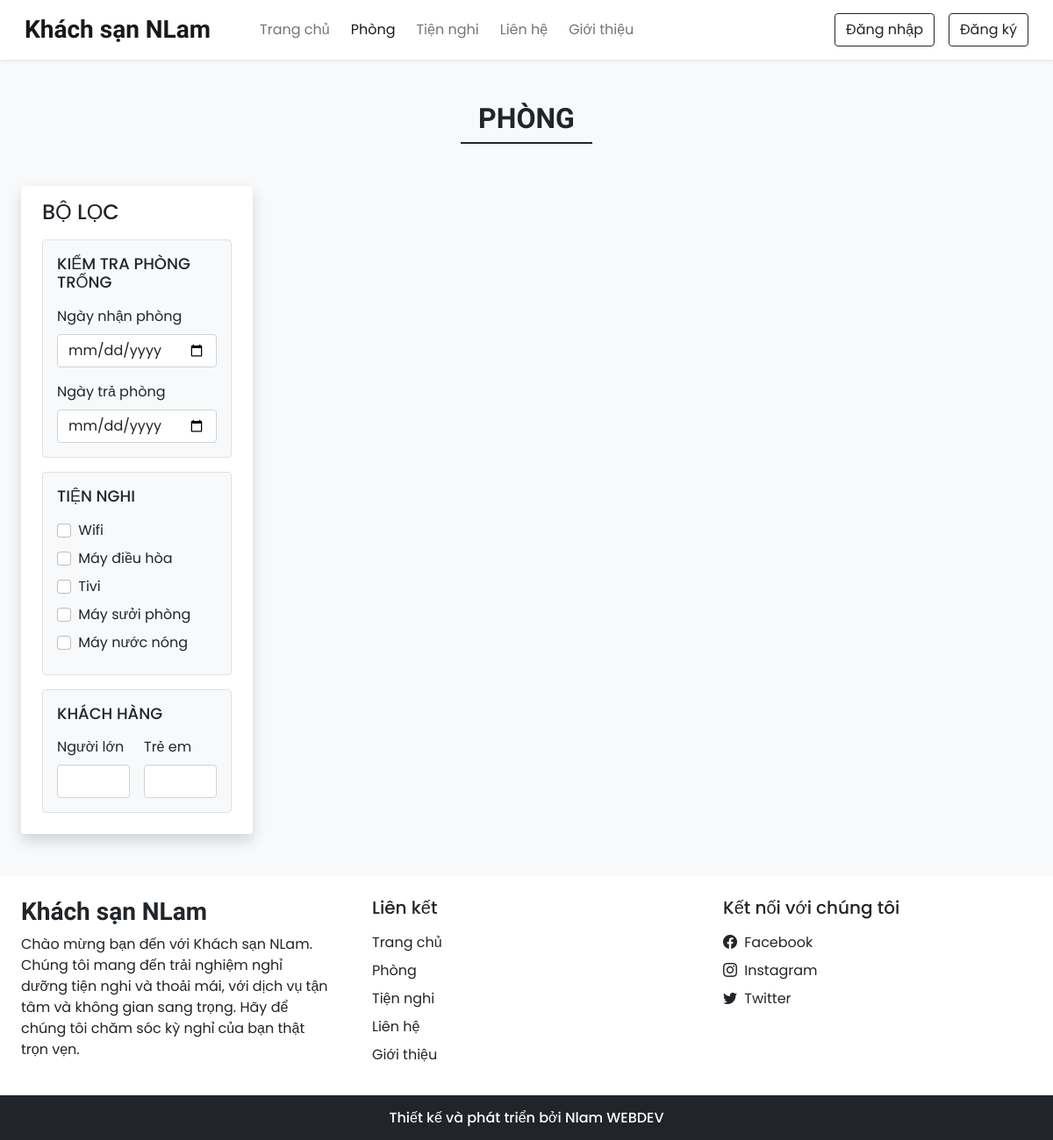
The page /rooms.php on the database its author committed.
### tables this page shows
CREATE TABLE `settings` (
  `sr_no` int(11) NOT NULL
  , `site_title` varchar(50) NOT NULL
  , `site_about` varchar(250) NOT NULL
  , `shutdown` tinyint(1) NOT NULL
);

CREATE TABLE `facilities` (
  `id` int(11) NOT NULL
  , `icon` varchar(100) NOT NULL
  , `name` varchar(50) NOT NULL
  , `description` varchar(250) NOT NULL
);

### admin/inc/db.config.php (called while the page is built, shortened)
<?php
function select($sql, $values, $datatypes)
{
    $conn = $GLOBALS['conn'];
    if ($stmt = mysqli_prepare($conn, $sql)) {
        mysqli_stmt_bind_param($stmt, $datatypes, ...$values);
        if (mysqli_stmt_execute($stmt)) {
            $res = mysqli_stmt_get_result($stmt);
            return $res;
        } else {
            mysqli_stmt_close($stmt);
            die("Không thể thực thi câu truy vấn - Select");
        }
    } else {
        die("Không thể chuẩn bị câu truy vấn - Select");
    }
}
function selectAll($table)
{
    $conn = $GLOBALS['conn'];
    $sql = "SELECT * FROM $table";
    $res = mysqli_query($conn, $sql);
    return $res;
}
?>

### rooms.php (the view, shortened to what this page needs)
<!DOCTYPE html>
<html lang="en">
<head>
    <?php require('inc/links.php'); ?>
</head>
<body class="bg-light">
    <?php
    require('inc/header.php');
    $checkin_default = "";
    $checkout_default = "";
    $adult_default = "";
    $children_default = "";
    ?>
    <div class="my-5 px-4">
        <h2 class="fw-bold h-font text-center">PHÒNG</h2>
        <div class="h-line bg-dark"></div>
    </div>
    <div class="container-fluid">
        <div class="row">
            <div class="col-lg-3 col-md-12 mb-lg-0 mb-4 ps-4">
                <nav class="navbar navbar-expand-lg navbar-light bg-white rounded shadow">
                    <div class="container-fluid flex-lg-column align-items-stretch">
                        <h4 class="mt-2">BỘ LỌC</h4>
                        <div class="collapse navbar-collapse flex-column align-items-stretch mt-2" id="filterDropdown">
                            <div class="border bg-light p-3 rounded mb-3">
                                <h5 class="d-flex align-items-center justify-content-between mb-3"
                                    style="font-size: 18px;">
                                    <span>KIỂM TRA PHÒNG TRỐNG</span>
                                </h5>
                                <label class="form-label">Ngày nhận phòng</label>
                                <input type="date" id="checkin" value="<?php echo $checkin_default ?>"
                                    onchange="chk_avail_filter()" class="form-control shadow-none mb-3">
                                <label class="form-label">Ngày trả phòng</label>
                                <input type="date" id="checkout" value="<?php echo $checkout_default ?>"
                                    onchange="chk_avail_filter()" class="form-control shadow-none">
                            </div>
                            <div class="border bg-light p-3 rounded mb-3">
                                <h5 class="d-flex align-items-center justify-content-between mb-3"
                                    style="font-size: 18px;">
                                    <span>TIỆN NGHI</span>
                                </h5>
                                <?php
                                $facilities_q = selectAll('facilities');
                                while ($row = mysqli_fetch_assoc($facilities_q)) {
                                    echo <<<facilities
                                            <div class="mb-2">
                                                <input type="checkbox" onclick="fetch_rooms()" name="facilities" value="{$row['id']}" class="form-check-input shadow-none me-1" id="{$row['id']}">
                                                <label class="form-check-label" for="{$row['id']}">{$row['name']}</label>
                                            </div>
                                        facilities;
                                }
                                ?>
                            </div>
                            <div class="border bg-light p-3 rounded mb-3">
                                <h5 class="d-flex align-items-center justify-content-between mb-3"
                                    style="font-size: 18px;">
                                    <span>KHÁCH HÀNG</span>
                                </h5>
                                <div class="d-flex">
                                    <div class="me-3">
                                        <label class="form-label">Người lớn</label>
                                        <input type="number" id="adults" value="<?php echo $adult_default ?>"
                                            oninput="guests_filter()" min="1" class="form-control shadow-none">
                                    </div>
                                    <div>
                                        <label class="form-label">Trẻ em</label>
                                        <input type="number" id="children" value="<?php echo $children_default ?>"
                                            oninput="guests_filter()" min="1" class="form-control shadow-none">
                                    </div>
                                </div>
                            </div>
                        </div>
                    </div>
                </nav>
            </div>
            <div class="col-lg-9 col-md-12 px-4" id="rooms-data">
            </div>
        </div>
    </div>
    <?php require('inc/footer.php'); ?>
</body>
</html>

### inc/header.php (shortened to what this page needs)
<nav id="nav-bar" class="navbar navbar-expand-lg navbar-light bg-white px-lg-3 py-lg-2 shadow-sm sticky-top">
    <div class="container-fluid">
        <a class="navbar-brand me-5 fw-bold fs-3 h-font" href="index.php"><?php echo $settings_r['site_title']; ?></a>
        <div class="collapse navbar-collapse" id="navbarSupportedContent">
            <ul class="navbar-nav me-auto mb-2 mb-lg-0">
                <li class="nav-item">
                    <a class="nav-link me-2" href="index.php">Trang chủ</a>
                </li>
                <li class="nav-item">
                    <a class="nav-link me-2" href="rooms.php">Phòng</a>
                </li>
                <li class="nav-item">
                    <a class="nav-link me-2" href="facilities.php">Tiện nghi</a>
                </li>
                <li class="nav-item">
                    <a class="nav-link me-2" href="contact.php">Liên hệ</a>
                </li>
                <li class="nav-item">
                    <a class="nav-link" href="about.php">Giới thiệu</a>
                </li>
            </ul>
            <div class="d-flex">
                <?php
                if (isset($_SESSION['login']) && $_SESSION['login'] == true) {
                    $path = USERS_IMG_PATH;
                    echo <<<data
                        <div class="btn-group">
                            <button type="button" class="btn btn-outline-dark shadow-none dropdown-toggle" data-bs-toggle="dropdown" data-bs-display="static" aria-expanded="false">
                                <img src="$path{$_SESSION['uPic']}" style="width:25px; height:25px;" class="me-1 rounded-circle">
                                {$_SESSION['uName']}
                            </button>
                            <ul class="dropdown-menu dropdown-menu-lg-end">
                                <li><a class="dropdown-item" href="profile.php">Hồ sơ</a></li>
                                <li><a class="dropdown-item" href="bookings.php">Đặt phòng</a></li>
                                <li><a class="dropdown-item" href="logout.php">Đăng xuất</a></li>
                            </ul>
                        </div>
                    data;
                } else {
                    echo <<<data
                        <button type="button" class="btn btn-outline-dark shadow-none me-lg-3 me-2" data-bs-toggle="modal" data-bs-target="#loginModal">
                            Đăng nhập
                        </button>
                        <button type="button" class="btn btn-outline-dark shadow-none" data-bs-toggle="modal" data-bs-target="#registerModal">
                            Đăng ký
                        </button>
                    data;
                }
                ?>
            </div>
        </div>
    </div>
</nav>

### inc/footer.php (shortened to what this page needs)
<div class="container-fluid bg-white mt-5">
    <div class="row">
        <div class="col-lg-4 p-4">
            <h3 class="h-font fw-bold fs-3 mb-2">
                <?php echo $settings_r['site_title']; ?>
            </h3>
            <p>
                <?php echo $settings_r['site_about']; ?>
            </p>
        </div>
        <div class="col-lg-4 p-4">
            <h5 class="mb-3">Liên kết</h5>
            <a href="index.php" class="d-inline-block mb-2 text-dark text-decoration-none">Trang chủ</a><br>
            <a href="rooms.php" class="d-inline-block mb-2 text-dark text-decoration-none">Phòng</a><br>
            <a href="facilities.php" class="d-inline-block mb-2 text-dark text-decoration-none">Tiện nghi</a><br>
            <a href="contact.php" class="d-inline-block mb-2 text-dark text-decoration-none">Liên hệ</a><br>
            <a href="about.php" class="d-inline-block mb-2 text-dark text-decoration-none">Giới thiệu</a>
        </div>
        <div class="col-lg-4 p-4">
            <h5 class="mb-3">Kết nối với chúng tôi</h5>
            <a href="<?php echo $contact_r['fb'] ?>" target="_blank"
                class="d-inline-block text-dark text-decoration-none mb-2">
                <i class="bi bi-facebook me-1"></i> Facebook
            </a><br>
            <a href="<?php echo $contact_r['insta'] ?>" target="_blank"
                class="d-inline-block text-dark text-decoration-none mb-2">
                <i class="bi bi-instagram me-1"></i> Instagram
            </a><br>
            <?php
            $tw = $contact_r['tw'];
            if ($tw != '') {
                echo <<<data
                    <a href="$tw" target="_blank" class="d-inline-block text-dark text-decoration-none">
                        <i class="bi bi-twitter me-1"></i> Twitter
                    </a>
                data;
            }
            ?>
        </div>
    </div>
</div>
<h6 class="text-center bg-dark text-white p-3 m-0">Thiết kế và phát triển bởi Nlam WEBDEV</h6>

### css/common.css (style rules this page uses)
:root { --teal: #2ec1ac; --teal_hover: #279e8c; }
* { font-family: 'Poppins', sans-serif; }
.h-font { font-family: 'Merienda', cursive; }

### rooms.php (style rules this page uses)
.h-line { width: 150px; margin: 0 auto; height: 1.7px; }

### rows shown on the page
settings: site_title "Khách sạn NLam", site_about "Chào mừng bạn đến với Khách sạn NLam. Chúng tôi mang đến trải nghiệm nghỉ dưỡng tiện nghi và thoải mái, với dịch vụ tận tâm và không gian sang trọng. Hãy để chúng tôi chăm sóc kỳ nghỉ của bạn thật trọn vẹn."
facilities: name "Wifi"
facilities: name "Máy điều hòa"
facilities: name "Tivi"
facilities: name "Máy sưởi phòng"
facilities: name "Máy nước nóng"
